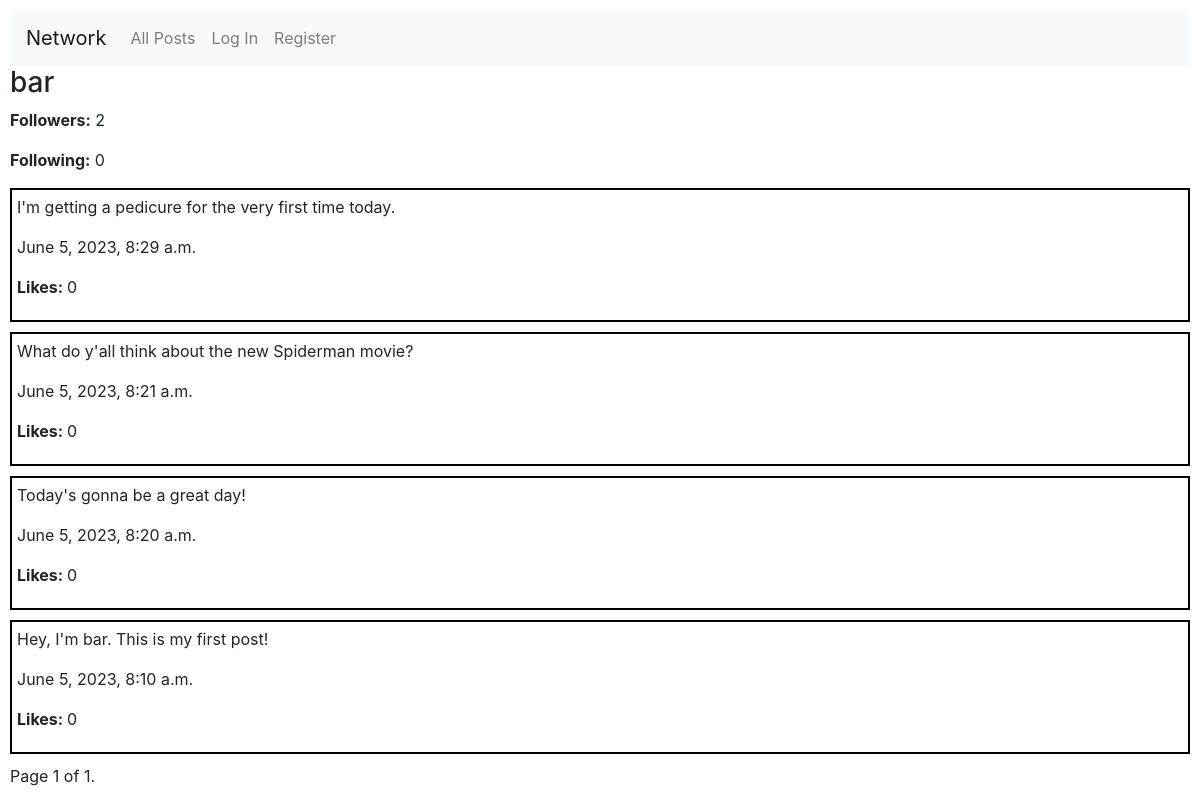
/profile/bar, run on the app's committed database.
### network/models.py (models this page shows, shortened)
class User(AbstractUser):
    followers = models.ManyToManyField('self', symmetrical=False, related_name="following")

class Post(models.Model):
    poster = models.ForeignKey(User, on_delete=models.CASCADE)
    content = models.TextField()
    timestamp = models.DateTimeField(auto_now_add=True)
    likes = models.PositiveIntegerField(default=0)
    liked_by = models.ManyToManyField(User, related_name='liked_posts', blank=True)

### network/views.py (the view)
# urls.py: path("profile/<str:name>", views.profile, name="profile"),
def profile(request, name):
    user_profile = User.objects.get(username=name)
    user_posts = Post.objects.filter(poster=user_profile).order_by("-timestamp")
    paginator = Paginator(user_posts, 10)
    page_number = request.GET.get("page")
    page_obj = paginator.get_page(page_number)
    follower_count = user_profile.followers.count()
    following_count = user_profile.following.count()
    message = "Unfollow" if user_profile.followers.filter(username=request.user.username).exists() else "Follow"
    return render(request, "network/profile.html", {
        "user_profile": user_profile,
        "posts": user_posts,
        "followers": follower_count,
        "following": following_count,
        "message": message,
        "page_obj": page_obj
    })

### network/templates/network/profile.html (shortened to what this page needs)
{% extends "network/layout.html" %}
{% block body %}
 <h3>{{ user_profile.username }}</h3>
<div>
    <p><strong>Followers:</strong> <span id="followers{{ user_profile.id }}"> {{ followers }}</span></p>
    <p><strong>Following:</strong> {{ following }}</p>
</div>
    {% for post in page_obj %}
        <div class="post">
            <p>{{ post.content }}</p>
            <p>{{ post.timestamp }}</p>
            <p><strong>Likes: </strong><span id="like{{post.id}}">{{ post.likes }}</span></p>
        </div>
    {% endfor %}
<div class="pagination">
    <span class="step-links">
        <span class="current">
            Page {{ page_obj.number }} of {{ page_obj.paginator.num_pages }}.
        </span>
    </span>
</div>
{% endblock %}

### network/templates/network/layout.html (shortened to what this page needs)
{% load static %}
<!DOCTYPE html>
<html lang="en">
    <head>
        <link rel="stylesheet" href="https://stackpath.bootstrapcdn.com/bootstrap/4.4.1/css/bootstrap.min.css">
        <link href="{% static 'network/styles.css' %}" rel="stylesheet">
    </head>
    <body>
        <nav class="navbar navbar-expand-lg navbar-light bg-light">
            <a class="navbar-brand" href="{% url 'index'%}">Network</a>
            <div>
              <ul class="navbar-nav mr-auto">
                <li class="nav-item">
                  <a class="nav-link" href="{% url 'index'%}">All Posts</a>
                </li>
                {% if user.is_authenticated %}
                    <li class="nav-item">
                        <a class="nav-link" href="{% url 'following' %}">Following</a>
                    </li>
                    <li class="nav-item">
                        <a class="nav-link" href="{% url 'logout' %}">Log Out</a>
                    </li>
                {% else %}
                    <li class="nav-item">
                        <a class="nav-link" href="{% url 'login' %}">Log In</a>
                    </li>
                    <li class="nav-item">
                        <a class="nav-link" href="{% url 'register' %}">Register</a>
                    </li>
                {% endif %}
              </ul>
            </div>
          </nav>
        <div class="body">
            {% block body %}
            {% endblock %}
        </div>
    </body>
</html>

### network/static/network/styles.css (style rules this page uses)
body { margin: 10px; }
.post { margin-bottom: 10px; padding: 5px; border: 2px solid black; }

### data on the page
User: username "bar"
Post: content "I'm getting a pedicure for the very first time today.", timestamp "June 5, 2023, 8:29 a.m.", likes "0"
Post: content "What do y'all think about the new Spiderman movie?", timestamp "June 5, 2023, 8:21 a.m.", likes "0"
Post: content "Today's gonna be a great day!", timestamp "June 5, 2023, 8:20 a.m.", likes "0"
Post: content "Hey, I'm bar. This is my first post!", timestamp "June 5, 2023, 8:10 a.m.", likes "0"

### other printed values
{{ followers }} "2"
{{ following }} "0"
{{ page_obj.number }} "1"
{{ page_obj.paginator.num_pages }} "1"
